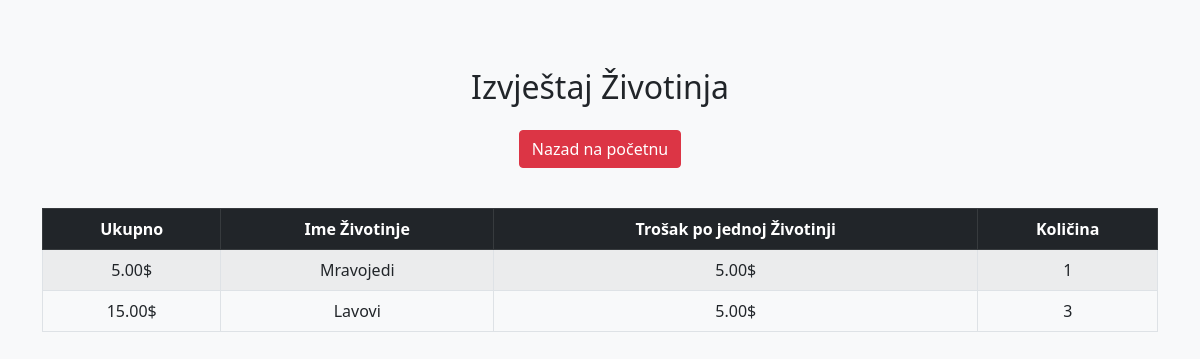
The page /zooloski/report/zivotinje on the database as committed earlier.
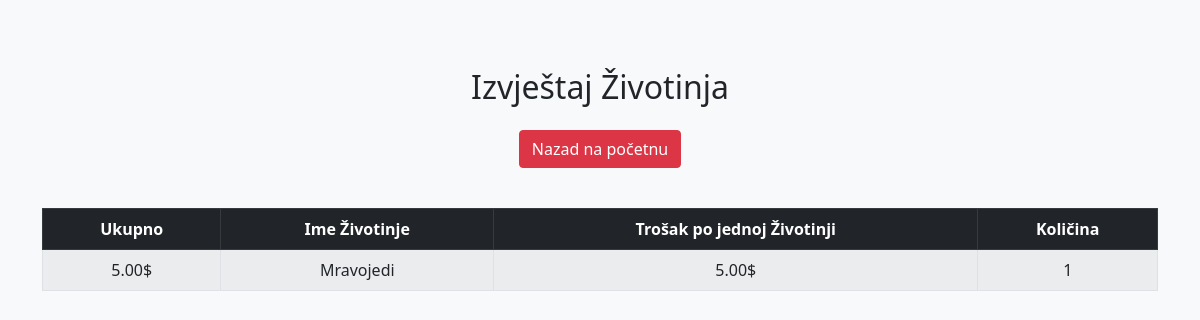
The same page on the database as committed later.
### Zooloski/models.py (models this page shows, shortened)
class Zivotinja(models.Model):
    class Meta:
        verbose_name = "Zivotinja"
        verbose_name_plural = "Zivotinje"
    hrvatski_naziv = models.CharField(max_length=255)
    latinski_naziv = models.CharField(max_length=255)
    engleski_naziv = models.CharField(max_length=255)
    ime = models.CharField(max_length=255, blank=True, null=True)
    broj = models.IntegerField(blank=True, null=True)  # for group animals
    nastamba = models.ForeignKey(Nastamba, on_delete=models.SET_NULL, null=True)
    porijeklo = models.CharField(max_length=50, choices=[
        ('Kupovina', 'Kupovina'),
        ('Donacija', 'Donacija'),
        ('Rođenje', 'Rođenje'),
    ])
    datum_nastanka = models.DateField()
    arhiviran = models.BooleanField(default=False)  # for archived animals (dead)

class Trosak(models.Model):
    class Meta:
        verbose_name = "Trosak"
        verbose_name_plural = "Troskovi"
    zivotinja = models.ForeignKey(Zivotinja, on_delete=models.CASCADE)
    opis = models.CharField(max_length=255)
    kolicina = models.DecimalField(max_digits=10, decimal_places=2)
    datum = models.DateField()

### Zooloski/views.py (the view)
# urls.py: path('report/zivotinje',views.report_zivotinje,name='report_zivotinje'), # Izvjestaj troskova zivotinja
def report_zivotinje(request):
    zivotinja_values = Zivotinja.objects.filter(arhiviran=False)# Get all Zivotinja instances
    combined_data = []
    for zivotinja in zivotinja_values:
        if(zivotinja.broj == None):
            Broj = 1
        else:
            Broj = zivotinja.broj
        trosak_entries = Trosak.objects.filter(zivotinja=zivotinja)
        combined_data.append({
            'zivotinja': zivotinja.ime,  # or whatever field represents the name
            'zivotinja_kolicina': Broj,  # kolicina zivotinja
            'trosak_entries':[
                {'kolicina': trosak.kolicina} for trosak in trosak_entries
            ],  # Extract opis and kolicina for each Trosak entry
            'Ukupno':[
                {'suma': trosak.kolicina * Broj} for trosak in trosak_entries
            ]
        })
    context = {
        'combined_data': combined_data
    }
    return render(request, 'report.html', context)

### Zooloski/templates/report.html (shortened to what this page needs)
<!DOCTYPE html>
<html lang="en">
<head>
    <link href="https://cdn.jsdelivr.net/npm/bootstrap@5.0.2/dist/css/bootstrap.min.css"
          rel="stylesheet"
>
</head>
<body>
<div class="container mt-5">
    <h2 class="text-center mb-4">Izvještaj Životinja</h2>
    <div class="text-center">
        <a class="btn btn-danger" href="{% url 'pocetna' %}">Nazad na početnu</a>
    </div>
    <table class="table table-bordered table-hover table-striped">
        <thead class="table-dark">
        <tr>
            <th>Ukupno</th>
            <th>Ime Životinje</th>
            <th>Trošak po jednoj Životinji</th>
            <th>Količina</th>
        </tr>
        </thead>
        <tbody>
        {% for item in combined_data %}
        <tr>
            <td>
                {% for broj in item.Ukupno %}
                {{ broj.suma }}$
                {% endfor %}
            </td>
            <td>{{ item.zivotinja }}</td>
            <td>
                {% for trosak in item.trosak_entries %}
                {{ trosak.kolicina }}$
                {% endfor %}
            </td>
            <td>{{ item.zivotinja_kolicina }}</td>
        </tr>
        {% endfor %}
        </tbody>
    </table>
</div>
</body>
</html>

Rows that differ between the two databases and show on the page:
no longer on this page (row edited): Zivotinja: zivotinja "Lavovi"
no longer on this page (row unchanged): Trosak: kolicina "5.00"
Other text that changed with them:
list line gone: "15.00 $ $ 3"
